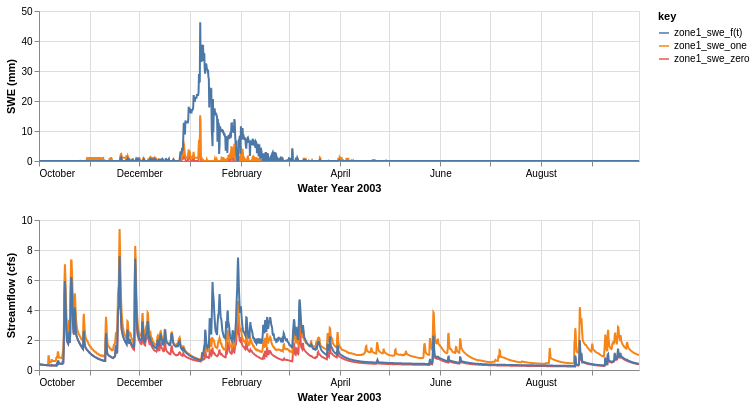

The notebook cell saved with this chart:
### Code cell
q_chart = alt.Chart(df_q.reset_index().head(1460)).mark_line().transform_fold(
    ['zone1_swe_zero', 'zone1_swe_one', 'zone1_swe_f(t)']
).encode(
    alt.X('datetime:T').title('Water Year 2003'),
    alt.Y('value:Q').title("Streamflow (cfs)"),
    alt.Color('key:N')
).properties(width=600, height=150)

swe_chart = alt.Chart(df_swe.reset_index().head(1460)).mark_line().transform_fold(
    ['zone1_swe_zero', 'zone1_swe_one', 'zone1_swe_f(t)']
).encode(
    alt.X('datetime:T').title('Water Year 2003'),
    alt.Y('value:Q').title('SWE (mm)'),
    alt.Color('key:N')
).properties(width=600, height=150)

(swe_chart & q_chart).interactive()

### Figure 1 — Vega-Lite specification as saved in the notebook (floating-point values rounded to 4 significant figures; data arrays with more than 128 entries replaced by an {"elided": "..."} marker saying what was removed)
{"config": {"view": {"continuousWidth": 300, "continuousHeight": 300}}, "vconcat": [{"data": {"name": "data-cbb4ce33ff3263072f7d24951efbd03f"}, "mark": {"type": "line"}, "encoding": {"color": {"field": "key", "type": "nominal"}, "x": {"field": "datetime", "title": "Water Year 2003", "type": "temporal"}, "y": {"field": "value", "title": "SWE (mm)", "type": "quantitative"}}, "height": 150, "name": "view_b09bd1a2ab2f5382_0", "transform": [{"fold": ["zone1_swe_zero", "zone1_swe_one", "zone1_swe_f(t)"]}], "width": 600}, {"data": {"name": "data-bf02a9fd36b326ecd55e9583a19c1908"}, "mark": {"type": "line"}, "encoding": {"color": {"field": "key", "type": "nominal"}, "x": {"field": "datetime", "title": "Water Year 2003", "type": "temporal"}, "y": {"field": "value", "title": "Streamflow (cfs)", "type": "quantitative"}}, "height": 150, "name": "view_25238672b07565e4_1", "transform": [{"fold": ["zone1_swe_zero", "zone1_swe_one", "zone1_swe_f(t)"]}], "width": 600}], "params": [{"name": "param_1e9efca18e7a2868", "select": {"type": "interval", "encodings": ["x", "y"]}, "bind": "scales", "views": ["view_b09bd1a2ab2f5382_0", "view_25238672b07565e4_1"]}], "$schema": "https://vega.github.io/schema/vega-lite/v6.4.1.json", "datasets": {"data-cbb4ce33ff3263072f7d24951efbd03f": {"elided": "1460 records"}, "data-bf02a9fd36b326ecd55e9583a19c1908": {"elided": "1460 records"}}}
